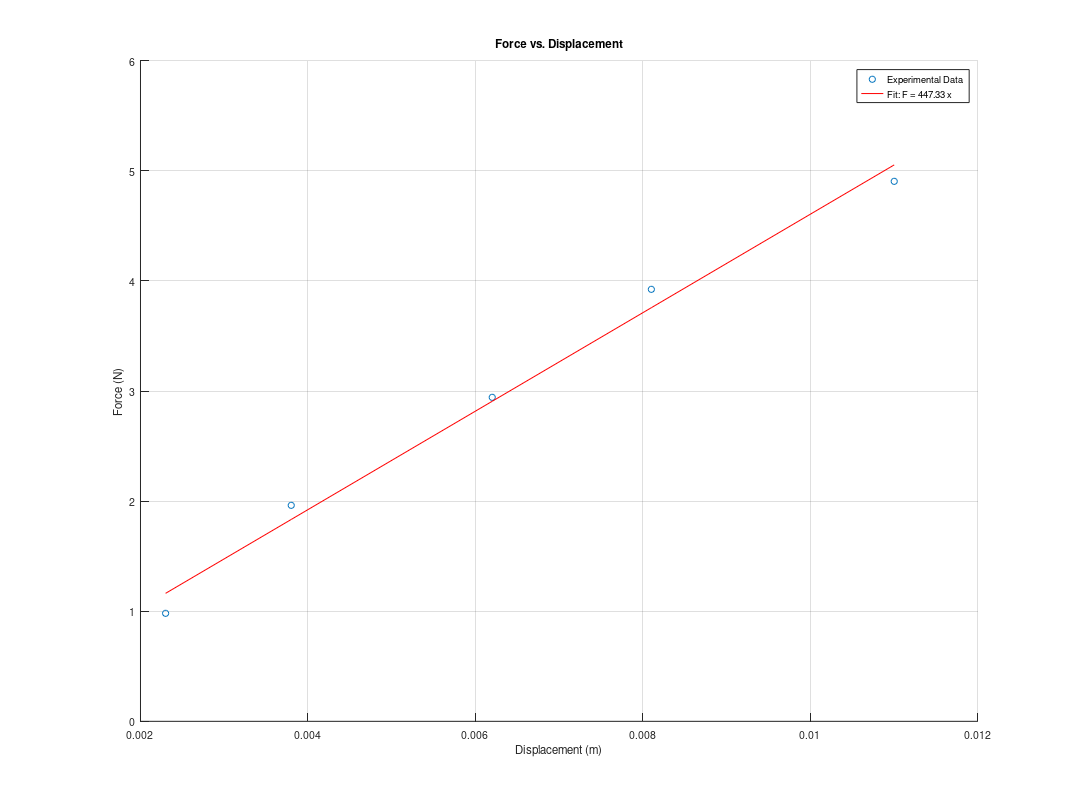

This figure's MATLAB source: (Note: this script raises an error after producing the figure.)
% Given data
masses = [0.1, 0.2, 0.3, 0.4, 0.5]'; % Mass in kg
displacements = [0.0023, 0.0038, 0.0062, 0.0081, 0.011]'; % Displacement in meters

% Gravitational acceleration
g = 9.81; % m/s^2

% Calculate the force for each mass
forces = masses * g; % Force in Newtons

%% k computation
% using backslash operator
kest1=displacements\forces

% Perform linear fit to find spring constant k
p = polyfit(displacements, forces, 1);
k = p(1); % Spring constant k
% Display the result
fprintf('Estimated spring constant (k): %.2f N/m\n', k);

% filtered measurements
yf=k*displacements;
% Display the result
fprintf('Filtered measurements (yf):\n');
fprintf('%.3g ', yf);
fprintf('\n');

% vector of residuals.
epsilon=forces-yf;
% Display the result
fprintf('Vector of residuals (epsilon):\n');
fprintf('%.2g ', epsilon);
fprintf('\n');

% R^2
Rsquare=1 - sum((forces - yf).^2)/sum((forces - mean(forces)).^2);
% Display the result
fprintf('Rsquare: %.2f\n', Rsquare);

% Plotting the data and the linear fit
figure('Name','Spring stiffness');
scatter(displacements, forces, 'bo', 'DisplayName', 'Experimental Data');
hold on;
fit_line = polyval(p, displacements);
plot(displacements, fit_line, 'r-', 'DisplayName', sprintf('Fit: F = %.2f x', k));
xlabel('Displacement (m)');
ylabel('Force (N)');
title('Force vs. Displacement');
legend('show');
grid on;
hold off;

set(gcf,'Units','centimeters');
screenposition = get(gcf,'Position');
set(gcf,...
    'PaperPosition',[0 0 screenposition(3:4)],...
    'PaperSize',[screenposition(3:4)]);
print -dpdf -painters FigureSpring

cleanfigure;
matlab2tikz('FigureSpring.tex','width','\figwidth','height','\figheight','showInfo',false);

